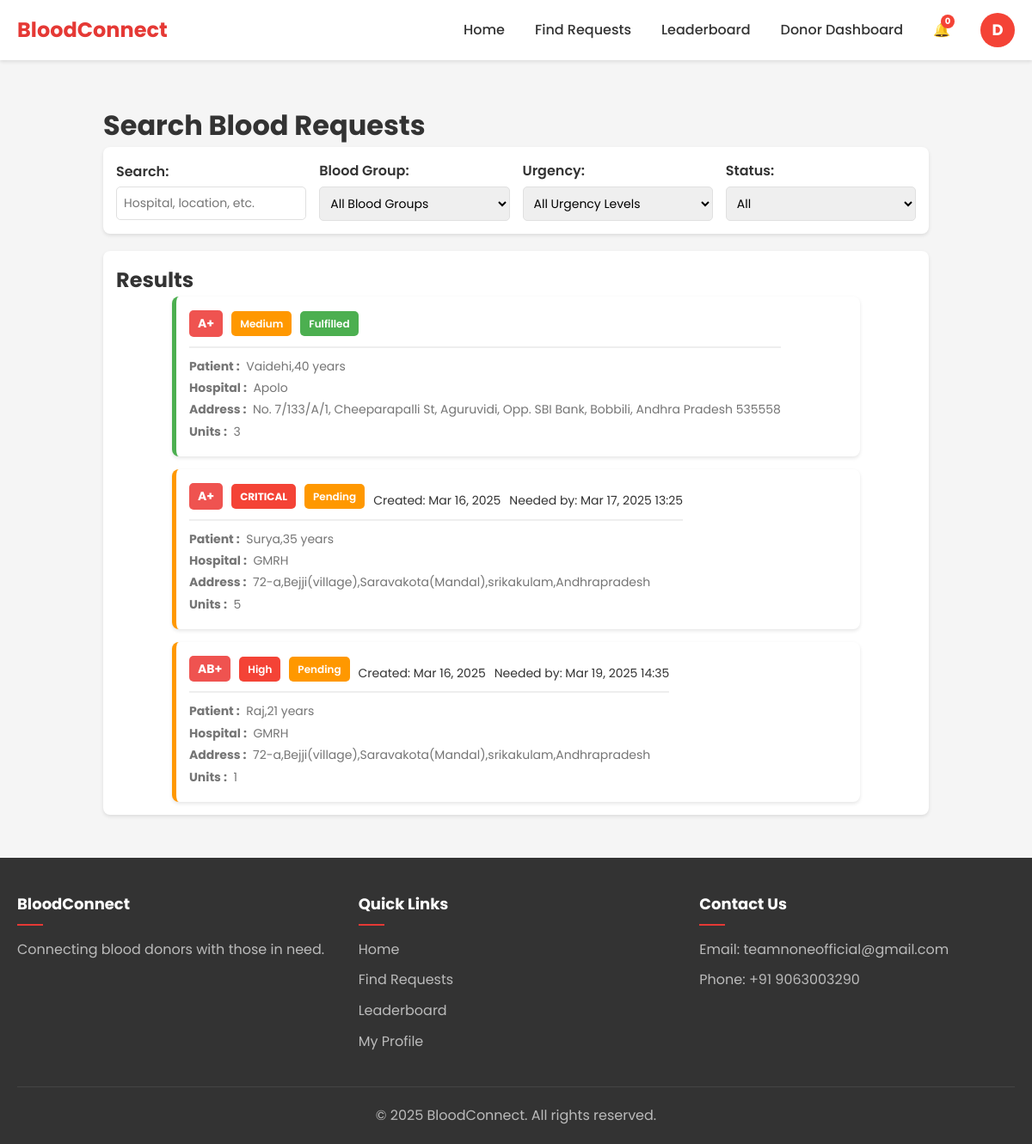
/requests/search/ (signed in), run on the app's committed database.
### accounts/models.py (models this page shows, shortened)
class User(AbstractUser):
    USER_TYPES = (
        ('regular', 'Regular User'),
        ('donor', 'Blood Donor'),
        ('admin', 'Administrator'),
        ('ngo', 'NGO'),
    )
    user_type = models.CharField(max_length=10, choices=USER_TYPES, default='regular')
    phone_number = models.CharField(max_length=15, blank=True)
    address = models.TextField(blank=True)
    profile_picture = models.ImageField(upload_to='profile_pics/', blank=True, null=True)

class BloodGroup(models.Model):
    name = models.CharField(max_length=5)  # A+, B-, O+, etc.
    def __str__(self):
        return self.name

### blood_requests/models.py (models this page shows, shortened)
class BloodRequest(models.Model):
    STATUS_CHOICES = (
        ('pending', 'Pending'),
        ('fulfilled', 'Fulfilled'),
        ('expired', 'Expired'),
        ('cancelled', 'Cancelled'),
    )
    URGENCY_CHOICES = (
        ('low', 'Low'),
        ('medium', 'Medium'),
        ('high', 'High'),
        ('critical', 'Critical'),
    )
    requester = models.ForeignKey(User, on_delete=models.CASCADE, related_name='blood_requests')
    blood_group = models.ForeignKey(BloodGroup, on_delete=models.CASCADE)
    units_needed = models.PositiveIntegerField(default=1)
    hospital_name = models.CharField(max_length=255)
    hospital_address = models.TextField()
    patient_name = models.CharField(max_length=255)
    patient_age = models.PositiveIntegerField()
    reason = models.TextField()
    urgency = models.CharField(max_length=10, choices=URGENCY_CHOICES, default='medium')
    status = models.CharField(max_length=10, choices=STATUS_CHOICES, default='pending')
    created_at = models.DateTimeField(auto_now_add=True)
    needed_by = models.DateTimeField()

### blood_requests/views.py (the view, shortened to what this page needs)
# urls.py: path('search/', views.search_requests, name='search_requests'),
def search_requests(request):
    query = request.GET.get('q', '')
    blood_group = request.GET.get('blood_group', '')
    urgency = request.GET.get('urgency', '')
    status = request.GET.get('status', 'all')
    requests = BloodRequest.objects.all()
    if blood_group:
        requests = requests.filter(blood_group=blood_group)
    if urgency:
        requests = requests.filter(urgency=urgency)
    if status == 'fulfilled':
        requests = requests.filter(status='fulfilled')
    elif status == 'not_fulfilled':
        requests = requests.exclude(status='fulfilled')
    elif status == 'pending':
        requests = requests.filter(status='pending')
    elif status == 'expired':
        requests = requests.filter(status='expired')
    elif status == 'cancelled':
        requests = requests.filter(status='cancelled')
    now = timezone.now()
    BloodRequest.objects.filter(status='pending', needed_by__lt=now).update(status='expired')
    context = {
        'requests': requests.order_by('-created_at'),
        'blood_groups': BloodGroup.objects.all(),
        'query': query,
        'selected_blood_group': blood_group,
        'selected_urgency': urgency,
        'selected_status': status,
    }
    return render(request, 'requests/search_requests.html', context)

### templates/requests/search_requests.html (shortened to what this page needs)
{% extends 'base.html' %}
{% block content %}
<div class="search-page">
    <h1>Search Blood Requests</h1>
    <div class="search-filters">
        <form method="get" id="filter-form">
            <div class="filter-row">
                <div class="filter-group">
                    <label for="q">Search:</label>
                    <input type="text" name="q" id="q" value="{{ query }}" placeholder="Hospital, location, etc." class="form-control">
                </div>
                <div class="filter-group">
                    <label for="blood_group">Blood Group:</label>
                    <select name="blood_group" id="blood_group" class="form-control">
                        <option value="">All Blood Groups</option>
                    </select>
                </div>
                <div class="filter-group">
                    <label for="urgency">Urgency:</label>
                    <select name="urgency" id="urgency" class="form-control">
                        <option value="">All Urgency Levels</option>
                    </select>
                </div>
                <div class="filter-group">
                    <label for="status">Status:</label>
                    <select name="status" id="status" class="form-control">
                        <option value="all" {% if selected_status == 'all' %}selected{% endif %}>All</option>
                    </select>
                </div>
            </div>
        </form>
    </div>
    <div class="search-results">
        <h2>Results</h2>
        {% if requests %}
            <div class="request-list">
                {% for request in requests %}
                    <div class="request-item status-{{ request.status }}" onclick="location.href='{% url 'view_request' request.id %}'">
                        <div class="request-details">
                            <div class="request-header">
                                <span class="blood-group">{{ request.blood_group }}</span>
                                <span class="urgency-badge urgency-{{ request.urgency }}">{{ request.get_urgency_display }}</span>
                                <span class="status-badge status-{{ request.status }}">{{ request.get_status_display }}</span>
                                <div class="request-meta">
                                    <span class="created-at">Created: {{ request.created_at|date:"M d, Y" }}</span>
                                    <span class="needed-by">Needed by: {{ request.needed_by|date:"M d, Y H:i" }}</span>
                                </div>
                            </div>
                            <p><strong>Patient  :</strong> &nbsp;{{ request.patient_name }},{{request.patient_age}} years</p>
                            <p><strong>Hospital :</strong> &nbsp;{{ request.hospital_name }}</p>
                            <p><strong>Address  :</strong> &nbsp;{{ request.hospital_address }}</p>
                            <p><strong>Units  :</strong> &nbsp;{{ request.units_needed }}</p>
                        </div>
                    </div>
                {% endfor %}
            </div>
        {% else %}
            <p class="no-results">No blood requests found matching your criteria.</p>
        {% endif %}
    </div>
</div>
{% endblock %}

### templates/base.html (shortened to what this page needs)
<!DOCTYPE html>
<html lang="en">
<head>
    <link rel="stylesheet" href="/static/css/styles.css">
</head>
<body>
    <header class="main-header">
        <div class="container">
            <div class="logo">
                <a href="{% url 'home' %}">
                    <h1>BloodConnect</h1>
                </a>
            </div>
            <nav class="main-nav">
                <ul>
                    <li><a href="{% url 'home' %}">Home</a></li>
                    <li><a href="{% url 'search_requests' %}">Find Requests</a></li>
                    <li><a href="{% url 'leaderboard' %}">Leaderboard</a></li>
                    {% if user.is_authenticated %}
                        {% if user.user_type == 'donor' %}
                            <li><a href="{% url 'donor_dashboard' %}">Donor Dashboard</a></li>
                        {% endif %}
                        <li class="notification-icon">
                            <a href="{% url 'notifications' %}">
                                <span class="icon">🔔</span>
                                <span class="notification-count" id="notification-count">0</span>
                            </a>
                        </li>
                        <li class="dropdown">
                            <div class="user-avatar" id="userDropdown">
                                {{ user.username|first }}
                            </div>
                        </li>
                    {% else %}
                        <li><a href="{% url 'login' %}">Login</a></li>
                        <li><a style="color: white;" href="{% url 'register' %}" class="btn-primary">Register</a></li>
                    {% endif %}
                </ul>
            </nav>
        </div>
    </header>
    <main class="main-content">
        <div class="container">
            {% block content %}{% endblock %}
        </div>
    </main>
    <footer class="main-footer">
        <div class="container">
            <div class="footer-content">
                <div class="footer-section">
                    <h3>BloodConnect</h3>
                    <p>Connecting blood donors with those in need.</p>
                </div>
                <div class="footer-section">
                    <h3>Quick Links</h3>
                    <ul>
                        <li><a href="{% url 'home' %}">Home</a></li>
                        <li><a href="{% url 'search_requests' %}">Find Requests</a></li>
                        <li><a href="{% url 'leaderboard' %}">Leaderboard</a></li>
                        {% if user.is_authenticated %}
                            <li><a href="{% url 'user_profile' user.username%}">My Profile</a></li>
                        {% endif %}
                    </ul>
                </div>
                <div class="footer-section">
                    <h3>Contact Us</h3>
                    <p>Email: teamnoneofficial@gmail.com</p>
                    <p>Phone: +91 9063003290</p>
                </div>
            </div>
            <div class="footer-bottom">
                <p>&copy; {% now "Y" %} BloodConnect. All rights reserved.</p>
            </div>
        </div>
    </footer>
</body>
</html>

### static/css/styles.css (style rules this page uses)
:root { --primary-color: #e53935; --primary-dark: #c62828; --primary-light: #ef5350; --secondary-color: #2196f3; --secondary-dark: #1976d2; --secondary-light: #64b5f6; --text-color: #333333; --text-light: #757575; --background-color: #f5f5f5; --card-color: #ffffff; --border-color: #e0e0e0; --success-color: #4caf50; --warning-color: #ff9800; --danger-color: #f44336; --info-color: #2196f3; }
* { margin: 0; padding: 0; box-sizing: border-box; }
body { font-family: 'Poppins', sans-serif; line-height: 1.6; color: var(--text-color); background-color: var(--background-color); }
.container { width: 100%; max-width: 1200px; margin: 0 auto; padding: 0 20px; }
a { text-decoration: none; color: var(--primary-color); transition: color 0.3s ease; }
ul { list-style: none; }
.main-header { background-color: var(--card-color); box-shadow: 0 2px 4px rgba(0, 0, 0, 0.1); position: sticky; top: 0; z-index: 100; }
.main-header .container { display: flex; justify-content: space-between; align-items: center; padding: 15px 20px; }
.logo h1 { font-size: 24px; font-weight: 700; color: var(--primary-color); }
.main-nav ul { display: flex; align-items: center; }
.main-nav li { margin-left: 20px; }
.main-nav a { color: var(--text-color); font-weight: 500; }
.dropdown { position: relative; }
.notification-icon { position: relative; }
.notification-count { position: absolute; top: -5px; right: -5px; background-color: var(--danger-color); color: white; font-size: 10px; font-weight: bold; width: 16px; height: 16px; border-radius: 50%; display: flex; align-items: center; justify-content: center; }
.main-content { padding: 30px 0; min-height: calc(100vh - 70px - 200px); }
.request-header { display: flex; justify-content: space-between; align-items: center; border-bottom: 2px solid #eee; padding-bottom: 10px; margin-bottom: 15px; }
.status-pending { background: #ffcc00; color: #333; }
.status-fulfilled { background: #4caf50; color: white; }
.request-meta { margin-top: 10px; display: flex; gap: 10px; font-size: 14px; }
.urgency-badge { padding: 5px 10px; border-radius: 5px; font-weight: bold; }
.urgency-high { background: #d32f2f; color: white; }
.urgency-medium { background: #ff9800; color: white; }
.status-badge { display: inline-block; padding: 5px 10px; border-radius: 20px; font-size: 12px; font-weight: 500; }
.request-list, .donation-list { display: flex; flex-direction: column; gap: 15px; }
.request-item { display: flex; justify-content: space-between; align-items: center; padding: 15px; background-color: var(--background-color); border-radius: 8px; border-left: 4px solid var(--info-color); }
.request-details p { font-size: 14px; color: var(--text-light); margin-bottom: 3px; }
.form-control { width: 100%; padding: 10px; border: 1px solid var(--border-color); border-radius: 4px; font-family: inherit; font-size: 16px; }
.main-footer { background-color: #333; color: white; padding: 40px 0 20px; }
.footer-content { display: grid; grid-template-columns: repeat(auto-fit, minmax(200px, 1fr)); gap: 30px; margin-bottom: 30px; }
.footer-section h3 { font-size: 18px; margin-bottom: 15px; position: relative; padding-bottom: 10px; }
.footer-section h3::after { content: ''; position: absolute; bottom: 0; left: 0; width: 30px; height: 2px; background-color: var(--primary-color); }
.footer-section p { margin-bottom: 10px; color: #bbb; }
.footer-section ul li { margin-bottom: 10px; }
.footer-section ul li a { color: #bbb; }
.footer-bottom { text-align: center; padding-top: 20px; border-top: 1px solid #444; color: #bbb; }

### templates/base.html (style rules this page uses)
.main-nav ul { display: flex; align-items: center; gap: 15px; }
.user-avatar { width: 40px; height: 40px; border-radius: 50%; background-color: #f44336; color: white; display: flex; align-items: center; justify-content: center; font-size: 18px; font-weight: bold; text-transform: uppercase; cursor: pointer; }
.dropdown { position: relative; display: inline-block; }

### data on the page
User: username|first "D"
BloodRequest: blood_group "A+", urgency "Medium", status "Fulfilled", patient_name "Vaidehi", patient_age "40", hospital_name "Apolo", hospital_address "No. 7/133/A/1, Cheeparapalli St, Aguruvidi, Opp. SBI Bank, Bobbili, Andhra Pradesh 535558", units_needed "3"
BloodRequest: blood_group "A+", urgency "CRITICAL", status "Pending", created_at "Mar 16, 2025", needed_by "Mar 17, 2025 13:25", patient_name "Surya", patient_age "35", hospital_name "GMRH", hospital_address "72-a,Bejji(village),Saravakota(Mandal),srikakulam,Andhrapradesh", units_needed "5"
BloodRequest: blood_group "AB+", urgency "High", status "Pending", created_at "Mar 16, 2025", needed_by "Mar 19, 2025 14:35", patient_name "Raj", patient_age "21", hospital_name "GMRH", hospital_address "72-a,Bejji(village),Saravakota(Mandal),srikakulam,Andhrapradesh", units_needed "1"
